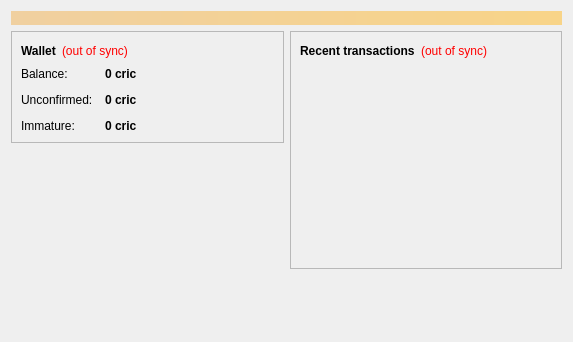
<?xml version="1.0" encoding="UTF-8"?>
<ui version="4.0">
 <class>OverviewPage</class>
 <widget class="QWidget" name="OverviewPage">
  <property name="geometry">
   <rect>
    <x>0</x>
    <y>0</y>
    <width>573</width>
    <height>342</height>
   </rect>
  </property>
  <property name="windowTitle">
   <string>Form</string>
  </property>
  <layout class="QVBoxLayout" name="topLayout">
   <item>
    <widget class="QLabel" name="labelAlerts">
     <property name="visible">
      <bool>false</bool>
     </property>
     <property name="styleSheet">
      <string notr="true">background-color: qlineargradient(x1: 0, y1: 0, x2: 1, y2: 0, stop:0 #F0D0A0, stop:1 #F8D488); color:#000000;</string>
     </property>
     <property name="wordWrap">
      <bool>true</bool>
     </property>
     <property name="margin">
      <number>3</number>
     </property>
    </widget>
   </item>
   <item>
    <layout class="QHBoxLayout" name="horizontalLayout" stretch="1,1">
     <item>
      <layout class="QVBoxLayout" name="verticalLayout_2">
       <item>
        <widget class="QFrame" name="frame">
         <property name="frameShape">
          <enum>QFrame::StyledPanel</enum>
         </property>
         <property name="frameShadow">
          <enum>QFrame::Raised</enum>
         </property>
         <layout class="QVBoxLayout" name="verticalLayout_4">
          <item>
           <layout class="QHBoxLayout" name="horizontalLayout_4">
            <item>
             <widget class="QLabel" name="label_5">
              <property name="font">
               <font>
                <weight>75</weight>
                <bold>true</bold>
               </font>
              </property>
              <property name="text">
               <string>Wallet</string>
              </property>
             </widget>
            </item>
            <item>
             <widget class="QLabel" name="labelWalletStatus">
              <property name="toolTip">
               <string>The displayed information may be out of date. Your wallet automatically synchronizes with the CricketCoin network after a connection is established, but this process has not completed yet.</string>
              </property>
              <property name="styleSheet">
               <string notr="true">QLabel { color: red; }</string>
              </property>
              <property name="text">
               <string notr="true">(out of sync)</string>
              </property>
              <property name="alignment">
               <set>Qt::AlignLeading|Qt::AlignLeft|Qt::AlignVCenter</set>
              </property>
             </widget>
            </item>
            <item>
             <spacer name="horizontalSpacer_2">
              <property name="orientation">
               <enum>Qt::Horizontal</enum>
              </property>
              <property name="sizeHint" stdset="0">
               <size>
                <width>40</width>
                <height>20</height>
               </size>
              </property>
             </spacer>
            </item>
           </layout>
          </item>
          <item>
           <layout class="QFormLayout" name="formLayout_2">
            <property name="fieldGrowthPolicy">
             <enum>QFormLayout::AllNonFixedFieldsGrow</enum>
            </property>
            <property name="horizontalSpacing">
             <number>12</number>
            </property>
            <property name="verticalSpacing">
             <number>12</number>
            </property>
            <item row="0" column="0">
             <widget class="QLabel" name="label">
              <property name="text">
               <string>Balance:</string>
              </property>
             </widget>
            </item>
            <item row="0" column="1">
             <widget class="QLabel" name="labelBalance">
              <property name="font">
               <font>
                <weight>75</weight>
                <bold>true</bold>
               </font>
              </property>
              <property name="cursor">
               <cursorShape>IBeamCursor</cursorShape>
              </property>
              <property name="toolTip">
               <string>Your current balance</string>
              </property>
              <property name="text">
               <string notr="true">0 cric</string>
              </property>
              <property name="textInteractionFlags">
               <set>Qt::LinksAccessibleByMouse|Qt::TextSelectableByKeyboard|Qt::TextSelectableByMouse</set>
              </property>
             </widget>
            </item>
            <item row="1" column="0">
             <widget class="QLabel" name="label_3">
              <property name="text">
               <string>Unconfirmed:</string>
              </property>
             </widget>
            </item>
            <item row="1" column="1">
             <widget class="QLabel" name="labelUnconfirmed">
              <property name="font">
               <font>
                <weight>75</weight>
                <bold>true</bold>
               </font>
              </property>
              <property name="cursor">
               <cursorShape>IBeamCursor</cursorShape>
              </property>
              <property name="toolTip">
               <string>Total of transactions that have yet to be confirmed, and do not yet count toward the current balance</string>
              </property>
              <property name="text">
               <string notr="true">0 cric</string>
              </property>
              <property name="textInteractionFlags">
               <set>Qt::LinksAccessibleByMouse|Qt::TextSelectableByKeyboard|Qt::TextSelectableByMouse</set>
              </property>
             </widget>
            </item>
            <item row="2" column="0">
             <widget class="QLabel" name="labelImmatureText">
              <property name="text">
               <string>Immature:</string>
              </property>
             </widget>
            </item>
            <item row="2" column="1">
             <widget class="QLabel" name="labelImmature">
              <property name="font">
               <font>
                <weight>75</weight>
                <bold>true</bold>
               </font>
              </property>
              <property name="toolTip">
               <string>Mined balance that has not yet matured</string>
              </property>
              <property name="text">
               <string notr="true">0 cric</string>
              </property>
              <property name="textInteractionFlags">
               <set>Qt::LinksAccessibleByMouse|Qt::TextSelectableByKeyboard|Qt::TextSelectableByMouse</set>
              </property>
             </widget>
            </item>
           </layout>
          </item>
         </layout>
        </widget>
       </item>
       <item>
        <spacer name="verticalSpacer">
         <property name="orientation">
          <enum>Qt::Vertical</enum>
         </property>
         <property name="sizeHint" stdset="0">
          <size>
           <width>20</width>
           <height>40</height>
          </size>
         </property>
        </spacer>
       </item>
      </layout>
     </item>
     <item>
      <layout class="QVBoxLayout" name="verticalLayout_3">
       <item>
        <widget class="QFrame" name="frame_2">
         <property name="frameShape">
          <enum>QFrame::StyledPanel</enum>
         </property>
         <property name="frameShadow">
          <enum>QFrame::Raised</enum>
         </property>
         <layout class="QVBoxLayout" name="verticalLayout">
          <item>
           <layout class="QHBoxLayout" name="horizontalLayout_2">
            <item>
             <widget class="QLabel" name="label_4">
              <property name="text">
               <string>&lt;b&gt;Recent transactions&lt;/b&gt;</string>
              </property>
             </widget>
            </item>
            <item>
             <widget class="QLabel" name="labelTransactionsStatus">
              <property name="toolTip">
               <string>The displayed information may be out of date. Your wallet automatically synchronizes with the CricketCoin network after a connection is established, but this process has not completed yet.</string>
              </property>
              <property name="styleSheet">
               <string notr="true">QLabel { color: red; }</string>
              </property>
              <property name="text">
               <string notr="true">(out of sync)</string>
              </property>
              <property name="alignment">
               <set>Qt::AlignRight|Qt::AlignTrailing|Qt::AlignVCenter</set>
              </property>
             </widget>
            </item>
            <item>
             <spacer name="horizontalSpacer">
              <property name="orientation">
               <enum>Qt::Horizontal</enum>
              </property>
              <property name="sizeHint" stdset="0">
               <size>
                <width>40</width>
                <height>20</height>
               </size>
              </property>
             </spacer>
            </item>
           </layout>
          </item>
          <item>
           <widget class="QListView" name="listTransactions">
            <property name="styleSheet">
             <string notr="true">QListView { background: transparent; }</string>
            </property>
            <property name="frameShape">
             <enum>QFrame::NoFrame</enum>
            </property>
            <property name="verticalScrollBarPolicy">
             <enum>Qt::ScrollBarAlwaysOff</enum>
            </property>
            <property name="horizontalScrollBarPolicy">
             <enum>Qt::ScrollBarAlwaysOff</enum>
            </property>
            <property name="selectionMode">
             <enum>QAbstractItemView::NoSelection</enum>
            </property>
           </widget>
          </item>
         </layout>
        </widget>
       </item>
       <item>
        <spacer name="verticalSpacer_2">
         <property name="orientation">
          <enum>Qt::Vertical</enum>
         </property>
         <property name="sizeHint" stdset="0">
          <size>
           <width>20</width>
           <height>40</height>
          </size>
         </property>
        </spacer>
       </item>
      </layout>
     </item>
    </layout>
   </item>
  </layout>
 </widget>
 <resources/>
 <connections/>
</ui>
